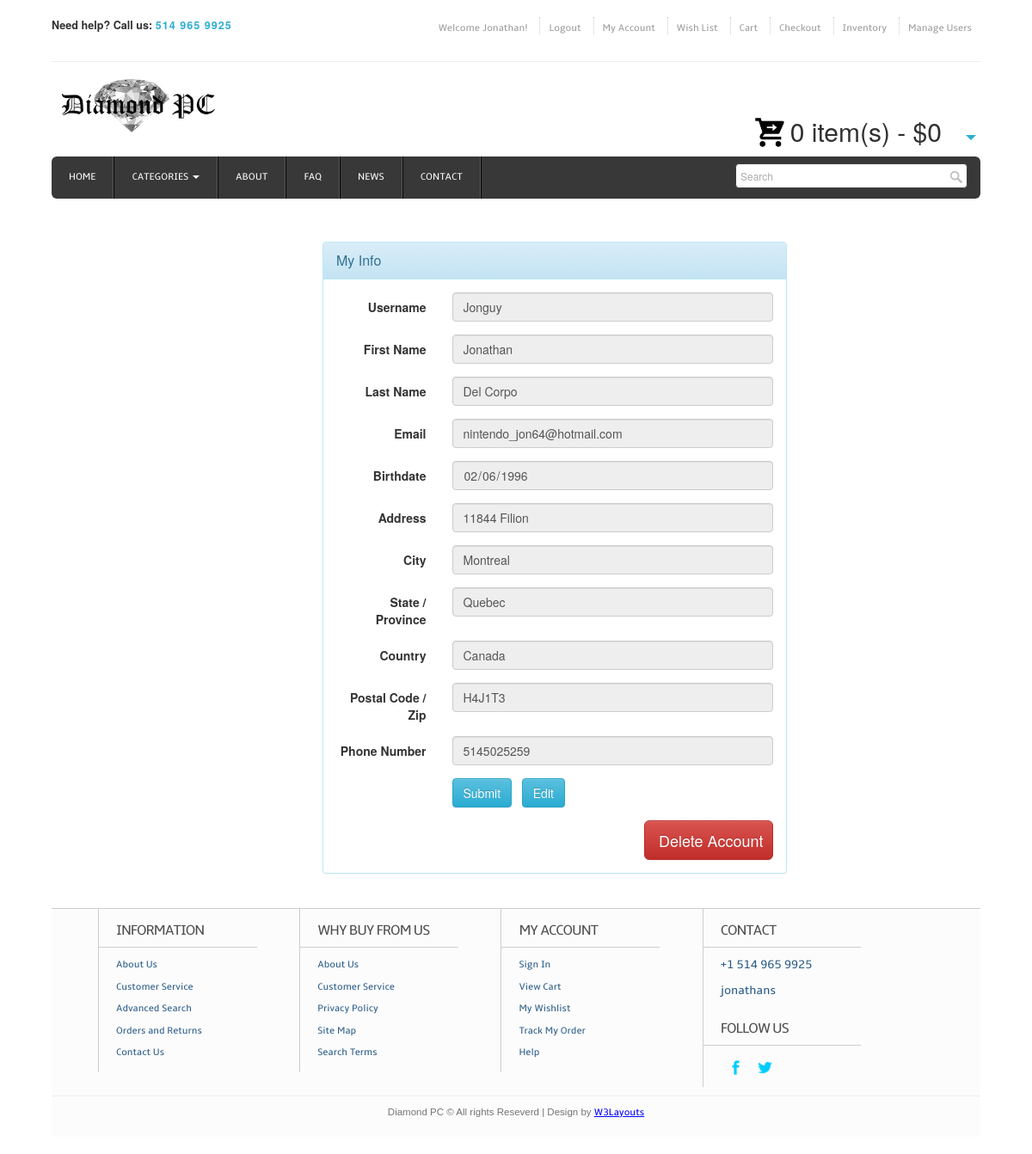
Page /myaccount.php (signed in) on the committed database.
### tables this page shows
CREATE TABLE `user_info` (
  `User_Info_Id` int(10) NOT NULL,
  `User_Id` int(10) NOT NULL,
  `First_Name` varchar(50) NOT NULL,
  `Last_Name` varchar(50) NOT NULL,
  `Email` varchar(70) NOT NULL,
  `Birthdate` date NOT NULL,
  `Address` varchar(50) NOT NULL,
  `City` varchar(50) NOT NULL,
  `State_Province` varchar(50) NOT NULL,
  `Country` varchar(50) NOT NULL,
  `Postal_Code_Zip` varchar(20) NOT NULL,
  `Phone_Number` varchar(30) NOT NULL
);

CREATE TABLE `user` (
  `User_Id` int(10) NOT NULL,
  `Username` varchar(50) NOT NULL,
  `Password` varchar(72) NOT NULL,
  `User_Type` varchar(20) NOT NULL DEFAULT 'Customer',
  `Grant_Admin` tinyint(1) NOT NULL DEFAULT '0'
);

### myaccount.php (the view, shortened to what this page needs)
<?php
	require_once 'databaseconnect.php';
    if(isset($_SESSION["UserSession"]))
    {
        $id = $DBH->quote($_SESSION["UserSession"]);
        $STH = $DBH->query(
                "SELECT Username, First_Name, Last_Name, Email, Birthdate, Address, City, State_Province, Country, Postal_Code_Zip, Phone_Number
                 FROM User_Info INNER JOIN User ON user.user_id = user_info.user_id WHERE user.user_id = $id");
        $user = $STH->fetch();
    }
?>
<!DOCTYPE HTML>
<head>
	<?php include 'scripts.php' ?>
    <?php include 'scripts.php' ?>
</head>
<body>
	<div class="wrap">
	<?php include 'header.php';?>
		<div class="container">
        <div id="myinfo" style="margin-top:50px" class="mainbox col-md-6 col-md-offset-3 col-sm-8 col-sm-offset-2">
                    <div class="panel panel-info">
                        <div class="panel-heading">
                            <div class="panel-title">My Info</div>
                        </div>
                        <div class="panel-body" >
                            <form id="myinfoform" class="form-horizontal" role="form" action="myaccount.php" method="POST" data-toggle="validator">
                                <div class="form-group">
                                    <label for="username" class="col-md-3 control-label">Username</label>
                                    <div class="col-md-9">
                                        <input value="<?=$user['Username']?>" type="text" class="form-control" name="username" placeholder="Username" data-minlength="6" required readonly disabled>
                                    </div>
                                </div>
                                <div class="form-group">
                                    <label for="firstname" class="col-md-3 control-label">First Name</label>
                                    <div class="col-md-9">
                                        <input value="<?=$user['First_Name']?>" type="text" class="form-control" name="firstname" placeholder="First Name" required readonly disabled>
                                    </div>
                                </div>
                                <div class="form-group">
                                    <label for="lastname" class="col-md-3 control-label">Last Name</label>
                                    <div class="col-md-9">
                                        <input value="<?=$user['Last_Name']?>" type="text" class="form-control" name="lastname" placeholder="Last Name" required readonly disabled>
                                    </div>
                                </div>
                                <div class="form-group">
                                    <label for="email" class="col-md-3 control-label">Email</label>
                                    <div class="col-md-9">
                                        <input value="<?=$user['Email']?>" type="text" class="form-control" name="email" placeholder="Email Address" required readonly disabled>
                                    </div>
                                </div>
 								<div class="form-group">
                                    <label for="birthdate" class="col-md-3 control-label">Birthdate</label>
                                    <div class="col-md-9">
                                        <input value="<?=$user['Birthdate']?>" type="date" class="form-control" name="birthdate" placeholder="Birthdate" required readonly disabled>
                                    </div>
                                </div>
                                <div class="form-group">
                                    <label for="address" class="col-md-3 control-label">Address</label>
                                    <div class="col-md-9">
                                        <input value="<?=$user['Address']?>" type="text" class="form-control" name="address" placeholder="Address" required readonly disabled>
                                    </div>
                                </div>
                                <div class="form-group">
                                    <label for="city" class="col-md-3 control-label">City</label>
                                    <div class="col-md-9">
                                        <input value="<?=$user['City']?>" type="text" class="form-control" name="city" placeholder="City" required readonly disabled>
                                    </div>
                                </div>
                                <div class="form-group">
                                    <label for="stateprovince" class="col-md-3 control-label">State / Province</label>
                                    <div class="col-md-9">
                                        <input value="<?=$user['State_Province']?>" type="text" class="form-control" name="stateprovince" placeholder="State / Province" required readonly disabled>
                                    </div>
                                </div>
                                <div class="form-group">
                                    <label for="country" class="col-md-3 control-label">Country</label>
                                    <div class="col-md-9">
                                        <input value="<?=$user['Country']?>" type="text" class="form-control" name="country" placeholder="Country" required readonly disabled>
                                    </div>
                                </div>
                                <div class="form-group">
                                    <label for="postalcodezip" class="col-md-3 control-label">Postal Code / Zip</label>
                                    <div class="col-md-9">
                                        <input value="<?=$user['Postal_Code_Zip']?>" type="text" class="form-control" name="postalcodezip" placeholder="Postal Code / Zip" required readonly disabled>
                                    </div>
                                </div>
                                <div class="form-group">
                                    <label for="phonenumber" class="col-md-3 control-label">Phone Number</label>
                                    <div class="col-md-9">
                                        <input value="<?=$user['Phone_Number']?>" type="text" class="form-control" name="phonenumber" placeholder="Phone Number" required readonly disabled>
                                    </div>
                                </div>
                                <div class="form-group">
                                    <div class="col-md-offset-3 col-md-9">
                                        <input type="submit" id="btn-login" class="btn btn-info" name="submit" value="Submit"> &nbsp
                                        <a href="javascript:enableInputs()" class="btn btn-info">Edit</a> &nbsp
                                    </div>
                                </div>
                            </form>
                            <form method="POST" onsubmit="return validate(this);" class="form-delete">
                                <button type="submit" name="delete" class="btn btn-danger btn-lg btn-block" >Delete Account</button>
                            </form>
                         </div>
                    </div>
         </div>
    </div>
  <?php include 'footer.php';?>
</body>
</html>

### header.php (shortened to what this page needs)
<?php
	require_once 'databaseconnect.php';
	if(isset($_SESSION['UserSession']))
	{
		$STH = $DBH->query("SELECT first_name FROM user_info WHERE user_id=" . $_SESSION['UserSession']);
		$STH->setFetchMode(PDO::FETCH_ASSOC);
		$row = $STH->fetch();
		$name = $row["first_name"];
		$subtotal = 0;
		$totalquantity = 0;
	}
?>
	<div class="header">
		<div class="headertop_desc">
			<div class="call">
				<p><span>Need help? Call us:</span> <span class="number">514 965 9925</span></p>
			</div>
			<div class="account_desc">
				<ul>
					<?php
					if(isset($_SESSION['UserSession']))
					{
						echo "<li><a>Welcome $name!</a></li>";
					}
					else
					{
						echo "<li><a>Welcome to our Online Store!</a></li>";
					}
					if(isset($_SESSION["UserSession"]))
					{
					?>
						<li><a href="logout.php">Logout</a></li>
						<li><a href="myaccount.php">My Account</a></li>
						<li><a href="wishlist.php">Wish List</a></li>
						<li><a href="cart.php">Cart</a></li>
						<li><a href="checkout.php">Checkout</a></li>
			<?php	}
					else
					{
					?>
						<li><a href="login.php?register">Register</a></li>
						<li><a href="login.php">Login</a></li>
<?php				}
					if(isset($_SESSION["UserType"]) && $_SESSION["UserType"] == "Admin")
					{
					?>
						<li><a href="inventory.php">Inventory</a></li>
						<li><a href="manageusers.php">Manage Users</a></li>
<?php				}
					?>
				</ul>
			</div>
		</div>
		<div class="header_top">
			<div class="logo">
				<a href="index.php"><img src="images/logo.png" alt="" width="200px" /></a>
			</div>
			<div class="cart" style="position: relative; top: 20px;">
				<div id="dd" class="wrapper-dropdown-2">
					<img src="images/cart.png" style="width:40px; position: relative; bottom: 8px;" />
					<span style="font-size: 30px"><?= isset($totalquantity) ? $totalquantity : 0 ?> item(s) - $<?= isset($subtotal) ? $subtotal : 0 ?></span>
				</div>
			</div>
		</div>
		<div class="header_bottom">
			<div class="menu">
				<ul>
					<li><a href="index.php">Home</a></li>
					<li class="noselect">
						<div class="dropdown">
							<a style="cursor: pointer" class="dropdown-toggle" type="button" data-toggle="dropdown" data-hover="dropdown">
								Categories
								<span class="caret"></span>
							</a>
						</div>
					</li>
					<li><a href="about.php">About</a></li>
					<li><a href="delivery.php">FAQ</a></li>
					<li><a href="news.php">News</a></li>
					<li><a href="contact.php">Contact</a></li>
				</ul>
			</div>
			<div class="search_box">
				<form method="GET" action="search.php">
					<input type="text" name="query" value="Search <?= isset($category_name) ? $category_name : '' ?>" onfocus="this.value = '';" onblur="if (this.value == '') {this.value = 'Search <?= isset($category_name) ? $category_name : '' ?>';}">
					<input type="submit" value="">
				</form>
			</div>
		</div>

### css/style.css (style rules this page uses)
ol,ul { list-style:none;margin:0;padding:0; }
a { text-decoration:none; }
img { max-width:100%; }
body { font-family: Arial, Helvetica, sans-serif; background: rgba(255,255,255, 0); }
.wrap { width:90%; margin: 0 auto; }
.header { background: #FFF; }
.headertop_desc { padding:20px 0; border-bottom:1px solid #EEE; }
.call { float:left; }
.call p { font-size:0.9em; color:#9C9C9C; }
.call p span { color:#303030; font-size:1em; font-weight:bold; }
.call p span.number { color:#2eadd3; font-size:1em; letter-spacing:1px; }
.account_desc { float:right; }
.account_desc li { display:inline; border-left:1px dotted #CCC; }
.account_desc li:first-child { border:none; }
.account_desc li a { font-size:0.823em; color:#9C9C9C; padding:0 10px; font-family: 'ambleregular'; }
.header_top { padding: 20px 0; }
.logo { float: left; }
.cart { float:right; position: relative; padding-right:40px; margin-top:20px; }
.wrapper-dropdown-2 { display:inline-block; margin: 0 auto; font-size:0.9em; color:#303030; padding:0px 5px; cursor: pointer; outline: none; }
.wrapper-dropdown-2:after { content: ""; width: 0; height: 0; position: absolute; right:5px; top: 50%; margin-top:0px; border-width: 6px 6px 0 6px; border-style: solid; border-color:#2eadd3 transparent; }
.header_bottom { background: #383838; border-radius: 6px; -webkit-border-radius: 6px; -moz-border-rfadius: 6px; -o-border-radius: 6px; }
.menu { float: left; }
.menu li { float:left; }
.menu li a { font-family: 'ambleregular'; font-size:0.823em; text-transform:uppercase; color: #fff; display:block; padding:16px 20px; border-right: 2px ridge #585858; -webkit-transition: all .9s; -moz-transition: all .9s; -o-transition: all .9s; -ms-transition: all .9s; transition: all .9s; }
.menu li:first-child a { border-radius:6px 0 0 6px; -webkit-border-radius:6px 0 0 6px; -moz-border-rfadius:6px 0 0 6px; -o-border-radius:6px 0 0 6px; }
.search_box { float: right; border: 1px solid #3C3C3C; background: #FFF; border-radius: 0.3em; -webkit-border-radius: 0.3em; -moz-border-radius: 0.3em; -o-border-radius: 0.3em; position: relative; margin-top:8px; margin-right: 15px; width:25%; }
.search_box form input[type="text"] { border: none; outline: none; background: none; font-size:12px; color: #acacac; width:75%; padding:5px; }
.search_box form input[type="submit"] { border: none; cursor: pointer; background: url(../images/search.png) no-repeat 0px 7px; position: absolute; right: 0; width: 20px; height: 25px; }

### scripts.php (style rules this page uses)
.menu ul { margin-bottom: 0px; }

### myaccount.php (style rules this page uses)
.form-delete { width: 150px; float: right; }

### rows in the picture
user_info: First_Name "Jonathan", username "Jonguy", firstname "Jonathan", lastname "Del Corpo", email "nintendo_jon64@hotmail.com", birthdate "02/06/1996", address "11844 Filion", city "Montreal", stateprovince "Quebec", country "Canada", postalcodezip "H4J1T3", phonenumber "5145025259"

### other values in the picture
$totalquantity "0"
$subtotal "0"
